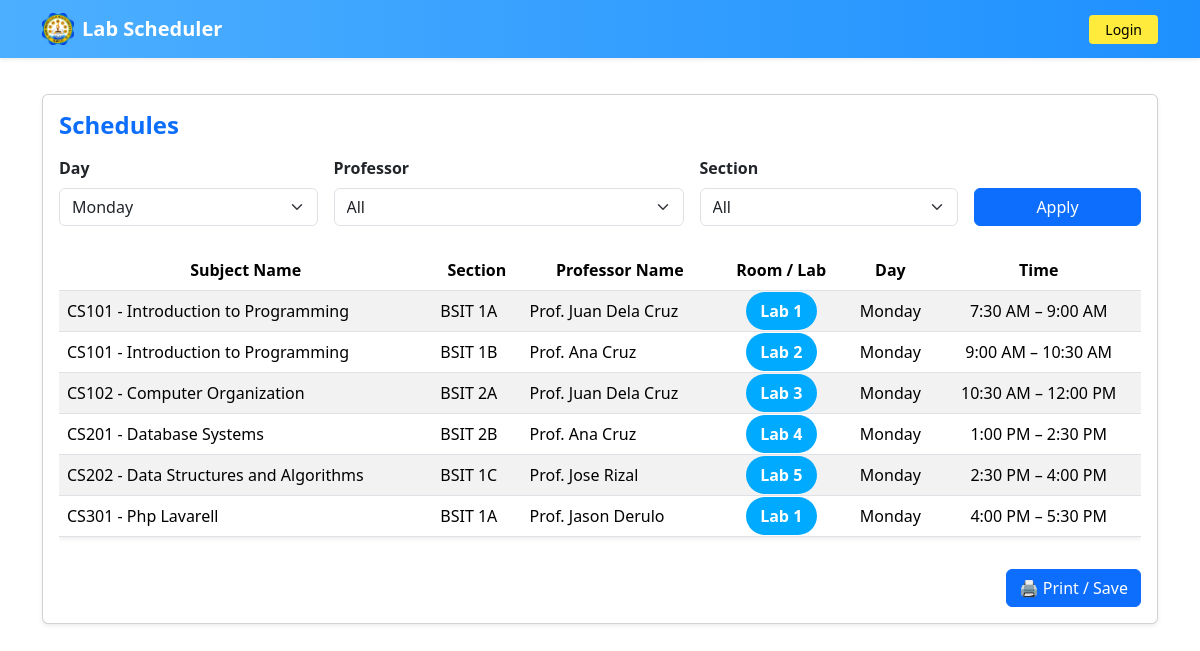
The app's page /schedules/view.php?day=Monday with its own data.
### tables this page shows
CREATE TABLE `schedules` (
  `id` int(11) NOT NULL,
  `lab_id` int(11) NOT NULL,
  `section_id` int(11) NOT NULL,
  `professor_subject_id` int(11) NOT NULL,
  `auto_shift` tinyint(1) NOT NULL DEFAULT 0,
  `day` enum('Monday','Tuesday','Wednesday','Thursday','Friday','Saturday') NOT NULL,
  `start_time` time NOT NULL,
  `end_time` time NOT NULL,
  `created_at` timestamp NOT NULL DEFAULT current_timestamp(),
  `week` int(11) NOT NULL DEFAULT 1
);

CREATE TABLE `subjects` (
  `id` int(11) NOT NULL,
  `subject_code` varchar(50) NOT NULL,
  `subject_name` varchar(150) NOT NULL,
  `created_at` timestamp NOT NULL DEFAULT current_timestamp()
);

CREATE TABLE `sections` (
  `id` int(11) NOT NULL,
  `section_name` varchar(100) NOT NULL
);

CREATE TABLE `professors` (
  `id` int(11) NOT NULL,
  `user_id` int(11) DEFAULT NULL,
  `name` varchar(100) NOT NULL
);

CREATE TABLE `labs` (
  `id` int(11) NOT NULL,
  `lab_name` varchar(100) NOT NULL,
  `color` varchar(20) DEFAULT '#00aaff'
);

### schedules/view.php (the view, shortened to what this page needs)
<?php
include '../includes/db.php';
$dayFilter       = $_GET['day'] ?? "All";
$professorFilter = $_GET['professor_id'] ?? "All";
$sectionFilter   = $_GET['section_id'] ?? "All";
$sql = "
    SELECT s.id, s.day, s.start_time, s.end_time,
           sec.section_name,
           l.lab_name, l.color AS lab_color,
           p.name AS professor_name,
           subj.subject_code, subj.subject_name
    FROM schedules s
    JOIN sections sec ON s.section_id = sec.id
    JOIN labs l ON s.lab_id = l.id
    JOIN professor_subjects ps ON s.professor_subject_id = ps.id
    JOIN professors p ON ps.professor_id = p.id
    JOIN subjects subj ON ps.subject_id = subj.id
    WHERE 1=1
";
$params = [];
$types  = "";
if ($dayFilter !== "All") {
    $sql .= " AND s.day = ?";
    $params[] = $dayFilter;
    $types .= "s";
}
$sql .= " ORDER BY
            FIELD(s.day, 'Monday','Tuesday','Wednesday','Thursday','Friday','Saturday'),
            s.start_time ASC";
$stmt = $conn->prepare($sql);
if (count($params) > 0) {
    $stmt->bind_param($types, ...$params);
}
$stmt->execute();
$result = $stmt->get_result();
?>
<!DOCTYPE html>
<html lang="en">
<head>
    <link href="https://cdn.jsdelivr.net/npm/bootstrap@5.3.0/dist/css/bootstrap.min.css" rel="stylesheet">
</head>
<body>
<?php include("../includes/navbar.php"); ?>
<div class="container mt-4">
    <div class="card shadow-sm">
        <div class="card-body">
            <h4 class="card-title mb-3 text-primary fw-bold">Schedules</h4>
            <form method="GET" class="row g-3 align-items-end mb-4 no-print">
                <div class="col-md-3">
                    <label for="day" class="form-label fw-semibold">Day</label>
                    <select name="day" id="day" class="form-select">
                        <?php
                        $days = ["Monday","Tuesday","Wednesday","Thursday","Friday","Saturday"];
                        foreach ($days as $day) {
                            echo "<option value='$day' " . ($dayFilter === $day ? "selected" : "") . ">$day</option>";
                        }
                        ?>
                    </select>
                </div>
                <div class="col-md-4">
                    <label for="professor_id" class="form-label fw-semibold">Professor</label>
                    <select name="professor_id" id="professor_id" class="form-select">
                        <option value="All" <?= $professorFilter === "All" ? "selected" : "" ?>>All</option>
                    </select>
                </div>
                <div class="col-md-3">
                    <label for="section_id" class="form-label fw-semibold">Section</label>
                    <select name="section_id" id="section_id" class="form-select">
                        <option value="All" <?= $sectionFilter === "All" ? "selected" : "" ?>>All</option>
                    </select>
                </div>
                <div class="col-md-2 d-grid">
                    <button type="submit" class="btn btn-primary">Apply</button>
                </div>
            </form>
            <div class="table-responsive">
                <table class="table table-striped text-center align-middle shadow-sm">
                    <thead>
                        <tr>
                            <th>Subject Name</th>
                            <th>Section</th>
                            <th>Professor Name</th>
                            <th>Room / Lab</th>
                            <th>Day</th>
                            <th>Time</th>
                        </tr>
                    </thead>
                    <tbody>
                        <?php if ($result->num_rows > 0): ?>
                            <?php while ($row = $result->fetch_assoc()): ?>
                                <tr>
                                    <td class="text-start">
                                        <?= htmlspecialchars($row['subject_code'] . " - " . $row['subject_name']) ?>
                                        <td class="text-start">
                                        <?= htmlspecialchars($row['section_name']) ?>
                                    </td>
                                    </td>
                                    <td class="text-start">
                                        <?= htmlspecialchars($row['professor_name']) ?>
                                    </td>
                                    <td>
                                        <span class="badge-lab text-white" style="background-color: <?= htmlspecialchars($row['lab_color']) ?>;">
                                            <?= htmlspecialchars($row['lab_name']) ?>
                                        </span>
                                    </td>
                                    <td><?= htmlspecialchars($row['day']) ?></td>
                                    <td><?= date("g:i A", strtotime($row['start_time'])) . " – " . date("g:i A", strtotime($row['end_time'])) ?></td>
                                </tr>
                            <?php endwhile; ?>
                        <?php else: ?>
                            <tr><td colspan="5">No schedules found.</td></tr>
                        <?php endif; ?>
                    </tbody>
                </table>
            </div>
            <div class="d-flex justify-content-end mt-3 no-print">
                <button onclick="window.print();" class="btn btn-primary">🖨️ Print / Save</button>
            </div>
        </div>
    </div>
</div>
</body>
</html>

### schedules/view.php (style rules this page uses)
body { background-color: #f8f9fa; }
.table th { background-color: #007bff; color: white; }
.table td, .table th { vertical-align: middle; }
.badge-lab { padding: 0.5em 0.9em; border-radius: 50px; font-weight: 600; }
.btn-primary { background-color: #007bff; border: none; }

### includes/navbar.php (style rules this page uses)
html, body { margin: 0; padding: 0; }
body { padding-top: 70px; }

### records on screen
schedules: subjects.subject_code+subject_name "CS101 - Introduction to Programming", section.section_name "BSIT 1A", professors.name "Prof. Juan Dela Cruz", lab.lab_name "Lab 1", day "Monday", start_time "7:30 AM", end_time "9:00 AM"
schedules: subjects.subject_code+subject_name "CS101 - Introduction to Programming", section.section_name "BSIT 1B", professors.name "Prof. Ana Cruz", lab.lab_name "Lab 2", day "Monday", start_time "9:00 AM", end_time "10:30 AM"
schedules: subjects.subject_code+subject_name "CS102 - Computer Organization", section.section_name "BSIT 2A", professors.name "Prof. Juan Dela Cruz", lab.lab_name "Lab 3", day "Monday", start_time "10:30 AM", end_time "12:00 PM"
schedules: subjects.subject_code+subject_name "CS201 - Database Systems", section.section_name "BSIT 2B", professors.name "Prof. Ana Cruz", lab.lab_name "Lab 4", day "Monday", start_time "1:00 PM", end_time "2:30 PM"
schedules: subjects.subject_code+subject_name "CS202 - Data Structures and Algorithms", section.section_name "BSIT 1C", professors.name "Prof. Jose Rizal", lab.lab_name "Lab 5", day "Monday", start_time "2:30 PM", end_time "4:00 PM"
schedules: subjects.subject_code+subject_name "CS301 - Php Lavarell", section.section_name "BSIT 1A", professors.name "Prof. Jason Derulo", lab.lab_name "Lab 1", day "Monday", start_time "4:00 PM", end_time "5:30 PM"

### other values on screen
form field day "Monday"
